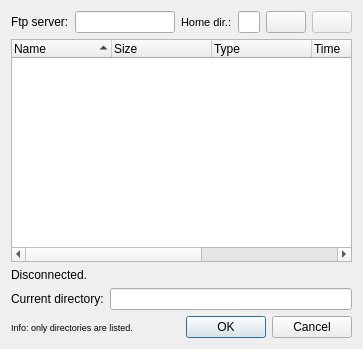
<?xml version="1.0" encoding="UTF-8"?>
<ui version="4.0">
 <class>GexFtpBrowseDialog</class>
 <widget class="QDialog" name="GexFtpBrowseDialog">
  <property name="geometry">
   <rect>
    <x>0</x>
    <y>0</y>
    <width>356</width>
    <height>349</height>
   </rect>
  </property>
  <property name="windowTitle">
   <string>Dialog</string>
  </property>
  <layout class="QGridLayout" name="gridLayout">
   <item row="0" column="0" colspan="2">
    <layout class="QHBoxLayout" name="horizontalLayout">
     <item>
      <widget class="QLabel" name="labelFtpServer">
       <property name="sizePolicy">
        <sizepolicy hsizetype="Fixed" vsizetype="Preferred">
         <horstretch>0</horstretch>
         <verstretch>0</verstretch>
        </sizepolicy>
       </property>
       <property name="text">
        <string>Ftp server:</string>
       </property>
      </widget>
     </item>
     <item>
      <widget class="QLineEdit" name="lineEditFtpServer">
       <property name="minimumSize">
        <size>
         <width>100</width>
         <height>0</height>
        </size>
       </property>
       <property name="readOnly">
        <bool>true</bool>
       </property>
      </widget>
     </item>
     <item>
      <widget class="QLabel" name="labelUserDirectory">
       <property name="sizePolicy">
        <sizepolicy hsizetype="Fixed" vsizetype="Preferred">
         <horstretch>0</horstretch>
         <verstretch>0</verstretch>
        </sizepolicy>
       </property>
       <property name="font">
        <font>
         <pointsize>8</pointsize>
        </font>
       </property>
       <property name="text">
        <string>Home dir.:</string>
       </property>
      </widget>
     </item>
     <item>
      <widget class="QLineEdit" name="lineEditUserDirectory">
       <property name="readOnly">
        <bool>true</bool>
       </property>
      </widget>
     </item>
     <item>
      <widget class="QPushButton" name="pushButtonHome">
       <property name="enabled">
        <bool>true</bool>
       </property>
       <property name="toolTip">
        <string>Home directory</string>
       </property>
       <property name="text">
        <string/>
       </property>
       <property name="icon">
        <iconset resource="gex_ftp.qrc">
         <normaloff>:/gex-ftp/images/resources/home.png</normaloff>:/gex-ftp/images/resources/home.png</iconset>
       </property>
      </widget>
     </item>
     <item>
      <widget class="QPushButton" name="pushButtonCdToParent">
       <property name="enabled">
        <bool>false</bool>
       </property>
       <property name="sizePolicy">
        <sizepolicy hsizetype="Fixed" vsizetype="Fixed">
         <horstretch>0</horstretch>
         <verstretch>0</verstretch>
        </sizepolicy>
       </property>
       <property name="toolTip">
        <string>Parent directory</string>
       </property>
       <property name="text">
        <string/>
       </property>
       <property name="icon">
        <iconset resource="gex_ftp.qrc">
         <normaloff>:/gex-ftp/images/resources/cd_to_parent.png</normaloff>:/gex-ftp/images/resources/cd_to_parent.png</iconset>
       </property>
      </widget>
     </item>
    </layout>
   </item>
   <item row="2" column="0" colspan="2">
    <widget class="QTreeWidget" name="treeWidgetDirList">
     <property name="contextMenuPolicy">
      <enum>Qt::CustomContextMenu</enum>
     </property>
     <property name="sortingEnabled">
      <bool>true</bool>
     </property>
     <column>
      <property name="text">
       <string>Name</string>
      </property>
     </column>
     <column>
      <property name="text">
       <string>Size</string>
      </property>
     </column>
     <column>
      <property name="text">
       <string>Type</string>
      </property>
     </column>
     <column>
      <property name="text">
       <string>Time</string>
      </property>
     </column>
     <column>
      <property name="text">
       <string>Owner</string>
      </property>
     </column>
     <column>
      <property name="text">
       <string>Group</string>
      </property>
     </column>
    </widget>
   </item>
   <item row="3" column="0">
    <widget class="QLabel" name="labelStatus">
     <property name="text">
      <string>Disconnected.</string>
     </property>
    </widget>
   </item>
   <item row="4" column="0" colspan="2">
    <layout class="QHBoxLayout" name="horizontalLayout_2">
     <item>
      <widget class="QLabel" name="labelDirPath">
       <property name="sizePolicy">
        <sizepolicy hsizetype="Fixed" vsizetype="Preferred">
         <horstretch>0</horstretch>
         <verstretch>0</verstretch>
        </sizepolicy>
       </property>
       <property name="text">
        <string>Current directory:</string>
       </property>
      </widget>
     </item>
     <item>
      <widget class="QLineEdit" name="lineEditDirPath">
       <property name="readOnly">
        <bool>true</bool>
       </property>
      </widget>
     </item>
    </layout>
   </item>
   <item row="6" column="1">
    <widget class="QDialogButtonBox" name="buttonBox">
     <property name="orientation">
      <enum>Qt::Horizontal</enum>
     </property>
     <property name="standardButtons">
      <set>QDialogButtonBox::Cancel|QDialogButtonBox::Ok</set>
     </property>
    </widget>
   </item>
   <item row="6" column="0">
    <widget class="QLabel" name="label">
     <property name="font">
      <font>
       <pointsize>7</pointsize>
      </font>
     </property>
     <property name="text">
      <string>Info: only directories are listed.</string>
     </property>
    </widget>
   </item>
  </layout>
 </widget>
 <resources>
  <include location="gex_ftp.qrc"/>
 </resources>
 <connections>
  <connection>
   <sender>buttonBox</sender>
   <signal>accepted()</signal>
   <receiver>GexFtpBrowseDialog</receiver>
   <slot>accept()</slot>
   <hints>
    <hint type="sourcelabel">
     <x>248</x>
     <y>254</y>
    </hint>
    <hint type="destinationlabel">
     <x>157</x>
     <y>274</y>
    </hint>
   </hints>
  </connection>
  <connection>
   <sender>buttonBox</sender>
   <signal>rejected()</signal>
   <receiver>GexFtpBrowseDialog</receiver>
   <slot>reject()</slot>
   <hints>
    <hint type="sourcelabel">
     <x>316</x>
     <y>260</y>
    </hint>
    <hint type="destinationlabel">
     <x>286</x>
     <y>274</y>
    </hint>
   </hints>
  </connection>
 </connections>
</ui>
